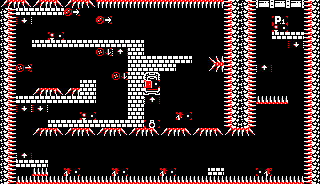

A 2D game scene composited from a Tiled map and its tileset images. What follows is a short description and the map's XML, with every tile layer's data as written:
An orthogonal 20x23 tile map with 16x8 px tiles, 1 tile layer (Map Layer), 2 tilesets.

<map version="1.10" tiledversion="1.11.2" orientation="orthogonal" renderorder="right-down" width="20" height="23" tilewidth="16" tileheight="8" infinite="0" nextlayerid="2" nextobjectid="1">
 <tileset firstgid="1" source="AllPatterns.tsx" />
 <tileset firstgid="513" source="Menu_tileset.tsx" />
 <layer id="1" name="Map Layer" width="20" height="23">
  <data encoding="csv">
45,46,45,46,45,46,40,40,40,40,40,40,40,40,41,42,18,18,18,41,
42,16,16,16,90,1,1,1,1,1,1,1,1,1,41,42,1,1,1,41,
42,47,1,1,1,1,90,1,1,1,1,1,1,1,41,42,1,101,1,41,
42,1,1,1,1,1,1,1,1,1,1,1,1,1,41,42,1,93,1,41,
42,1,1,93,1,1,1,1,1,1,1,1,1,1,41,42,1,16,16,41,
42,1,16,16,16,16,16,16,16,1,1,1,1,1,41,42,1,1,47,41,
42,1,1,1,1,1,84,48,16,1,1,1,1,1,41,42,1,1,1,41,
42,1,1,1,1,1,1,1,16,16,16,16,1,43,41,42,1,1,1,41,
42,82,1,1,1,1,1,1,16,16,16,1,1,45,41,42,48,1,1,41,
42,1,1,1,1,1,1,84,16,5,1,1,1,1,41,42,1,1,1,41,
42,1,1,1,1,16,1,1,16,94,1,1,1,1,41,42,1,1,1,41,
42,1,45,46,45,16,1,1,16,32,1,1,1,1,41,42,1,1,1,41,
42,16,16,16,16,16,1,1,16,48,1,1,1,1,41,42,39,39,1,41,
42,47,47,1,1,1,1,1,16,1,1,1,1,1,41,42,1,1,1,41,
42,1,1,1,1,93,1,1,16,1,1,95,1,1,41,42,1,1,1,41,
42,1,1,16,16,16,16,16,16,102,1,1,1,1,41,42,1,1,1,41,
42,1,45,46,45,46,45,46,45,46,45,46,45,46,45,46,1,1,1,41,
42,1,1,1,1,1,1,1,1,1,1,1,1,1,1,1,1,1,1,41,
42,1,1,1,1,1,1,1,1,1,1,1,1,1,1,1,1,1,1,41,
42,48,1,1,1,1,1,1,1,1,1,1,1,1,1,1,1,1,1,41,
42,16,16,1,1,1,1,1,1,1,1,1,1,1,1,1,1,1,1,41,
42,1,39,1,95,1,1,95,1,1,95,1,1,16,1,1,96,1,1,41,
42,39,39,39,39,39,39,39,39,39,39,39,39,39,39,39,39,39,39,41
</data>
 </layer>
</map>
